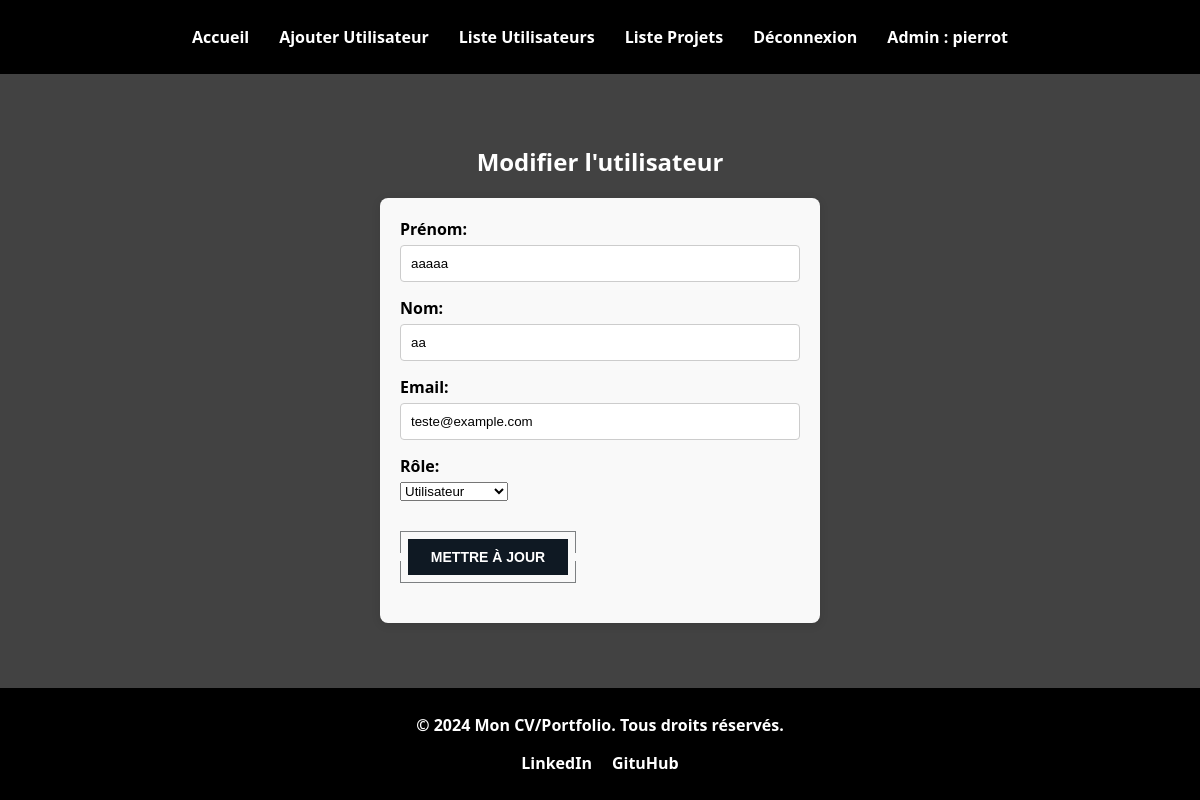
/admin/edit_user.php?id=20 (signed in), run on the app's committed database.
### tables this page shows
CREATE TABLE `users` (
  `id` int(11) NOT NULL,
  `email` varchar(255) NOT NULL,
  `password` varchar(255) NOT NULL,
  `role` varchar(50) NOT NULL,
  `first_name` varchar(255) NOT NULL,
  `last_name` varchar(255) NOT NULL
);

### admin/edit_user.php (the view, shortened to what this page needs)
<?php
include('../includes/db.php');
if (isset($_GET['id'])) {
    $user_id = intval($_GET['id']);
    $query = "SELECT * FROM users WHERE id = $user_id";
    $result = mysqli_query($conn, $query);
    if ($result && mysqli_num_rows($result) > 0) {
        $user = mysqli_fetch_assoc($result);
    } else {
        echo "Erreur : utilisateur non trouvé.";
        exit();
    }
} else {
    header("Location: user_management.php");
    exit();
}
?>
<?php include './includes/admin_header.php'; ?>
<h2>Modifier l'utilisateur</h2>
<form method="post" action="">
    <label>Prénom:</label>
    <input type="text" name="first_name" value="<?php echo isset($user['first_name']) ? $user['first_name'] : ''; ?>" required>
    <label>Nom:</label>
    <input type="text" name="last_name" value="<?php echo isset($user['last_name']) ? $user['last_name'] : ''; ?>" required>
    <label>Email:</label>
    <input type="email" name="email" value="<?php echo isset($user['email']) ? $user['email'] : ''; ?>" required>
    <label class="role-text-2">Rôle:</label>
    <select class="admin-role-selector" name="role" required>
        <option value="user" <?php echo (isset($user['role']) && $user['role'] == 'user') ? 'selected' : ''; ?>>Utilisateur</option>
    </select>
    <br>
    <button class="button">
        <span class="button_lg">
            <span class="button_text">Mettre à jour</span>
        </span>
    </button>
</form>
<?php include '../includes/footer.php'; ?>

### assets/css/home.css (style rules this page uses)
html, body { height: 100%; margin: 0; }
p, a, h1, h2, li { font-weight: bold; font-family: 'Segoe UI', Tahoma, Geneva, Verdana, sans-serif; color: #ffffff; }

### assets/css/login.css (style rules this page uses)
form { background-color: #f9f9f9; border-radius: 8px; box-shadow: 0 2px 10px rgba(0, 0, 0, 0.1); padding: 20px; max-width: 400px; width: 100%; margin-bottom: 100px; }
label { font-family: 'Segoe UI', Tahoma, Geneva, Verdana, sans-serif; display: block; margin-bottom: 5px; font-weight: bold; }
input[type="text"], input[type="email"], textarea { width: 100%; padding: 10px; margin-bottom: 15px; border: 1px solid #ccc; border-radius: 4px; box-sizing: border-box; }
.button { width: 176px; -moz-appearance: none; -webkit-appearance: none; appearance: none; border: none; background: none; color: #0f1923; cursor: pointer; position: relative; padding: 8px; margin-bottom: 20px; margin-top: 30px; text-transform: uppercase; font-weight: bold; font-size: 14px; transition: all .15s ease; }
.button::before, .button::after { content: ''; display: block; position: absolute; right: 0; left: 0; height: calc(50% - 5px); border: 1px solid #7D8082; transition: all .15s ease; }
.button::before { top: 0; border-bottom-width: 0; }
.button::after { bottom: 0; border-top-width: 0; }
.button_lg { position: relative; display: block; padding: 10px 20px; color: #fff; background-color: #0f1923; overflow: hidden; box-shadow: inset 0px 0px 0px 1px transparent; }
.button_lg::before { content: ''; display: block; position: absolute; top: 0; left: 0; width: 2px; height: 2px; background-color: #0f1923; }
.button_lg::after { content: ''; display: block; position: absolute; right: 0; bottom: 0; width: 4px; height: 4px; background-color: #0f1923; transition: all .2s ease; }
.button_text { position: relative; }

### assets/css/admin.css (style rules this page uses)
.admin-role-selector { padding-top: -20px; }
.role-text-2 { padding-bottom: -15px; }

### data on the page
users: first_name "aaaaa", last_name "aa", email "teste@example.com", role "Utilisateur"

### other printed values
$_SESSION['first_name'] "pierrot"
